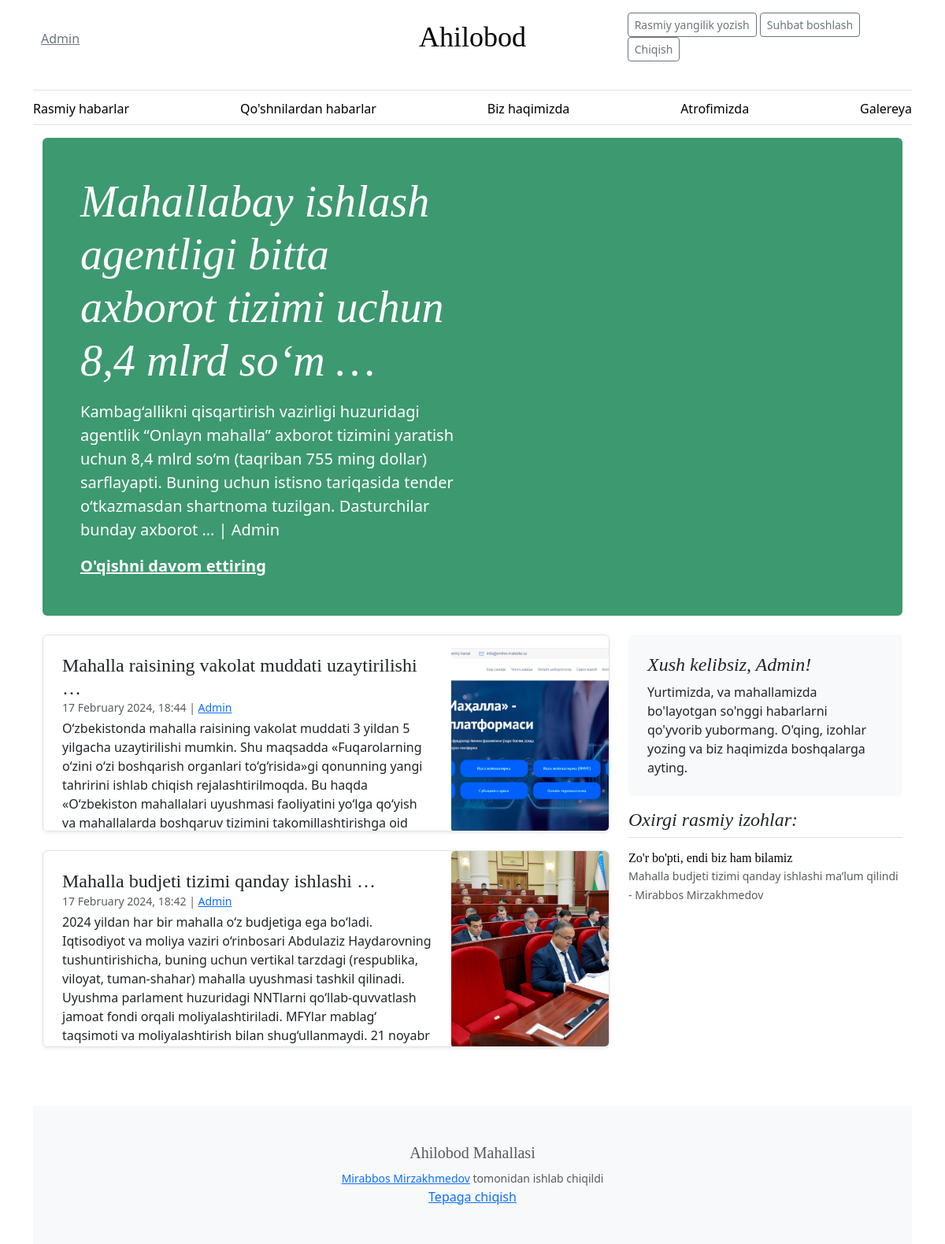
/ (signed in), run on the app's committed database.
### webapp/models.py (models this page shows, shortened)
class User(AbstractUser):
    user_id = models.AutoField(primary_key=True)
    phone_number = models.CharField(max_length=20)
    profile_pic = models.ImageField(null=True, upload_to='profile/')
    bio = models.TextField(blank=True, null=True)
    created_at = models.DateTimeField(default=timezone.now)
    updated_at = models.DateTimeField(auto_now=True)

class Post(models.Model):
    post_id = models.AutoField(primary_key=True)
    title = models.CharField(max_length=255)
    full_text = RichTextField(blank=True, null=True)
    created_at = models.DateTimeField(default=timezone.now)
    user_id = models.ForeignKey(User, on_delete=models.CASCADE, related_name='posts')
    updated_at = models.DateTimeField(auto_now=True)
    image = models.ImageField(upload_to='posts/', default='posts/default.webp')

class Comment(models.Model):
    comment_id = models.AutoField(primary_key=True)
    post = models.ForeignKey(Post, on_delete=models.CASCADE, related_name='comments')
    user = models.ForeignKey(User, on_delete=models.CASCADE, related_name='comments')
    comment_text = models.TextField()
    created_at = models.DateTimeField(default=timezone.now)

### webapp/views.py (the view)
# urls.py: path('', views.index, name='home'),
def index(request):
    posts = Post.objects.all().order_by('-created_at')
    comments = Comment.objects.all().order_by('-created_at')
    latest_news = posts.first()
    other_posts = posts[1:]
    last_five = comments[:5]
    data = {
        'last_five': last_five,
        'posts': posts,
        'latest_news': latest_news,
        'other_posts': other_posts,
        'title': "So'nggi yangiliklar",
    }
    return render(request, 'webapp/index.html', data)

### webapp/templates/webapp/index.html (shortened to what this page needs)
{% extends 'webapp/layout.html' %}
{% block body %}
    <div class="p-4 p-md-5 mb-4 rounded text-body-emphasis bg-body-secondary">
        <div class="col-lg-6 px-0">
            <h1 class="display-4 fst-italic">{{ latest_news.title|truncatewords:10|striptags|safe }}</h1>
            <p class="lead my-3">{{ latest_news.full_text|truncatewords:30|striptags|safe }} | {{ latest_news.user_id.first_name }} {{ latest_news.user_id.last_name }}</p>
            <p class="lead mb-0"><a href="{% url 'news-detail' latest_news.post_id %}" class="text-body-emphasis fw-bold">O'qishni davom ettiring</a></p>
        </div>
    </div>
    <div class="row mb-2">
        <div class="col-md-8">
            {% for post in other_posts  %}
                <div class="row g-0 border rounded overflow-hidden flex-md-row mb-4 shadow-sm h-md-250 position-relative">
                    <div class="col p-4 d-flex flex-column position-static">
                        <h4 class="mb-0">{{ post.title|truncatewords:5|striptags|safe }}</h4>
                        <small class="mb-1 text-body-secondary">{{ post.created_at|date:"j F Y, G:i" }} | <a href="{% url 'profile' post.user_id_id %}">{{ post.user_id.first_name }} {{ post.user_id.last_name }}</a></small>
                        <p class="card-text mb-auto">{{ post.full_text|truncatewords:50|striptags|safe }} <a style="text-decoration: none" href="{% url 'news-detail' post.post_id %}" class="icon-link gap-1 icon-link-hover stretched-link">Batafsil...</a></p>
                    </div>
                    <div class="col-auto d-none d-lg-block">
                        {% if post.image %}
                            <div class="image-container" style="width: 200px; height: 250px; overflow: hidden;">
                                <img class="bd-placeholder-img" style="width: 100%; height: 100%; object-fit: cover;" src="{{ post.image.url }}" alt="{{ post.title }}">
                            </div>
                        {% endif %}
                    </div>
                </div>
            {% endfor %}
        </div>
        <div class="col-md-4">
            <div class="position-sticky" style="top: 2rem;">
                {% if user.is_authenticated %}
                    <div class="p-4 mb-3 bg-body-tertiary rounded">
                        <h4 class="fst-italic">Xush kelibsiz, {{ user.first_name }}!</h4>
                        <p class="mb-0">Yurtimizda, va mahallamizda bo'layotgan so'nggi habarlarni qo'yvorib yubormang.
                        O'qing, izohlar yozing va biz haqimizda boshqalarga ayting.</p>
                    </div>
                {% else %}
                    <div class="p-4 mb-3 bg-body-tertiary rounded">
                        <h4 class="fst-italic">Salom aziz mehmon!</h4>
                        <p class="mb-0">Yurtimizda, va mahallamizda bo'layotgan so'nggi habarlarni qo'yvorib yubormang.
                        Profil yarating va o'zingiz ham boshqalar bilan yangilik ulasha olasiz.</p>
                    </div>
                {% endif %}
                <div>
                    <h4 class="fst-italic">Oxirgi rasmiy izohlar:</h4>
                    <ul class="list-unstyled">
                        {% for comment in last_five %}
                        <li>
                            <a class="d-flex flex-column flex-lg-row gap-3 align-items-start align-items-lg-center py-3 link-body-emphasis text-decoration-none border-top"
                               href="{% url 'news-detail' comment.post.post_id %}">
                                <div class="col-lg-12">
                                    <h6 class="mb-0">{{ comment.comment_text }}</h6>
                                    <small class="text-body-secondary">{{ comment.post.title }} - {{ comment.user.first_name }} {{ comment.user.last_name }}</small>
                                </div>
                            </a>
                        </li>
                        {% endfor %}
                    </ul>
                </div>
            </div>
        </div>
    </div>
{% endblock %}

### webapp/templates/webapp/layout.html (shortened to what this page needs)
<!DOCTYPE html>
<html lang="en">
<head>
    {% load static %}
    <link
        href="https://cdn.jsdelivr.net/npm/bootstrap@5.3.2/dist/css/bootstrap.min.css"
        rel="stylesheet"
>
    <link rel="stylesheet" href="{% static 'css/blog.css' %}">
</head>
<body>
<div class="container">
    <header class="border-bottom lh-1 py-3">
        <div class="row flex-nowrap justify-content-between align-items-center">
            <div class="col-4 pt-1">
                {% if user.is_authenticated %}
                    <a class="link-secondary"
                       href="{% url 'profile' user.user_id %}">{{ user.first_name }}</a>
                {% endif %}
            </div>
            <div class="col-4 text-center">
                <a class="blog-header-logo text-body-emphasis text-decoration-none"
                   href="{% url 'home' %}">Ahilobod</a>
            </div>
            <div class="col-4 d-flex justify-content-end align-items-center">
                {% if user.is_authenticated %}
                    {% if user.is_staff == True %}
                        <div>
                            <a class="btn btn-sm btn-outline-secondary" href="{% url 'create' %}">Rasmiy yangilik yozish</a>
                            <a class="btn btn-sm btn-outline-secondary" href="{% url 'notify-neighbors' %}">Suhbat boshlash</a>
                            <a class="btn btn-sm btn-outline-secondary" href="{% url 'logout' %}">Chiqish</a>
                        </div>
                    {% else %}
                        <div>
                            <a class="btn btn-sm btn-outline-secondary" href="{% url 'notify-neighbors' %}">Suhbat boshlash</a>
                            <a class="btn btn-sm btn-outline-secondary" href="{% url 'logout' %}">Chiqish</a>
                        </div>
                    {% endif %}
                {% endif %}
            </div>
        </div>
    </header>
    <div class="nav-scroller py-1 mb-3 border-bottom">
        <nav class="nav nav-underline justify-content-between">
            <a class="nav-item nav-link link-body-emphasis"
               href="{% url 'home' %}">Rasmiy habarlar</a>
            <a class="nav-item nav-link link-body-emphasis"
               href="{% url 'neighbors' %}">Qo'shnilardan habarlar</a>
            <a class="nav-item nav-link link-body-emphasis"
               href="{% url 'about' %}">Biz haqimizda</a>
            <a class="nav-item nav-link link-body-emphasis"
               href="{% url 'business' %}">Atrofimizda</a>
            <a class="nav-item nav-link link-body-emphasis"
               href="{% url 'gallery' %}">Galereya</a>
        </nav>
    </div>
    <main class="container">
        {% block body %}
        {% endblock %}
    </main>
    <footer style="margin-top: 50px;" class="py-5 text-center text-body-secondary bg-body-tertiary">
        <h5>Ahilobod Mahallasi</h5>
        <small><a href="https://t.me/mirabbos_developer">Mirabbos
            Mirzakhmedov</a> tomonidan ishlab chiqildi</small>
        <p class="mb-0">
            <a href="#">Tepaga chiqish</a>
        </p>
    </footer>
</div>
</body>
</html>

### webapp/static/css/blog.css (style rules this page uses)
.blog-header-logo { font-family: "Playfair Display", Georgia, "Times New Roman", serif; font-size: 2.25rem; }
h1, h2, h3, h4, h5, h6 { font-family: "Playfair Display", Georgia, "Times New Roman", serif; }
@media (min-width: 768px) { .h-md-250 { height: 250px; } }
.row { margin-bottom: 20px; }
.image-container { text-align: center; position: relative; }
.image-container img { max-width: 100%; height: 100%; display: block; margin: 0 auto; border-radius: 5px; box-shadow: 0 2px 4px rgba(0, 0, 0, 0.1); }
.bg-body-secondary { background-color: #3D9970 !important; color: #ffffff !important; }
.bg-body-secondary a { color: #ffffff !important; }
.align-items-center { padding-left: 10px !important; padding-right: 10px !important; }

### webapp/templates/webapp/layout.html (style rules this page uses)
.bd-placeholder-img { font-size: 1.125rem; text-anchor: middle; -webkit-user-select: none; -moz-user-select: none; user-select: none; }
.nav-scroller { position: relative; z-index: 2; height: 2.75rem; overflow-y: hidden; }
.nav-scroller .nav { display: flex; flex-wrap: nowrap; padding-bottom: 1rem; margin-top: -1px; overflow-x: auto; text-align: center; white-space: nowrap; -webkit-overflow-scrolling: touch; }

### data on the page
User: first_name "Admin"
Post: title "Mahallabay ishlash agentligi bitta axborot tizimi uchun 8,4 mlrd so‘m …", full_text "Kambag‘allikni qisqartirish vazirligi huzuridagi agentlik “Onlayn mahalla” axborot tizimini yaratish uchun 8,4 mlrd so‘m (taqriban 755 ming dollar) sarflayapti. Buning uchun istisno tariqasida tender o‘tkazmasdan shartnoma tuzilgan. Dasturchilar bunday axborot …", user_id.first_name "Admin"
Post: title "Mahalla raisining vakolat muddati uzaytirilishi …", created_at "17 February 2024, 18:44", user_id.first_name "Admin", full_text "O‘zbekistonda mahalla raisining vakolat muddati 3 yildan 5 yilgacha uzaytirilishi mumkin. Shu maqsadda «Fuqarolarning o‘zini o‘zi boshqarish organlari to‘g‘risida»gi qonunning yangi tahririni ishlab chiqish rejalashtirilmoqda. Bu haqda «O‘zbekiston mahallalari uyushmasi faoliyatini yo‘lga qo‘yish va mahallalarda boshqaruv tizimini takomillashtirishga oid…", image (picture)
Post: title "Mahalla budjeti tizimi qanday ishlashi …", created_at "17 February 2024, 18:42", user_id.first_name "Admin", full_text "2024 yildan har bir mahalla o‘z budjetiga ega bo‘ladi. Iqtisodiyot va moliya vaziri o‘rinbosari Abdulaziz Haydarovning tushuntirishicha, buning uchun vertikal tarzdagi (respublika, viloyat, tuman-shahar) mahalla uyushmasi tashkil qilinadi. Uyushma parlament huzuridagi NNTlarni qo‘llab-quvvatlash jamoat fondi orqali moliyalashtiriladi. MFYlar mablag‘ taqsimoti va moliyalashtirish bilan shug‘ullanmaydi. 21 noyabr…", image (picture)
Comment: comment_text "Zo'r bo'pti, endi biz ham bilamiz", post "Mahalla budjeti tizimi qanday ishlashi ma’lum qilindi", user.first_name "Mirabbos", user.last_name "Mirzakhmedov"
